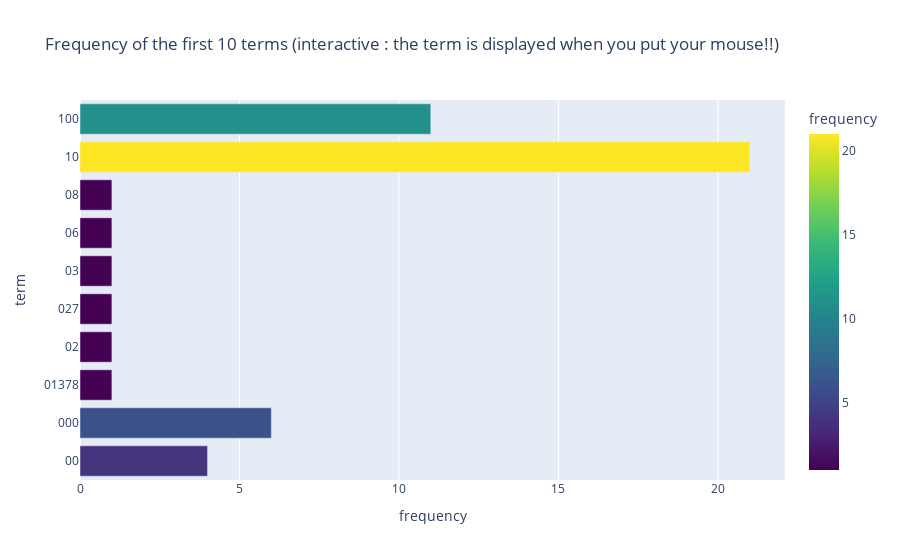

Write notebook code for a chart like this one.
### Markdown cell above
### >>> **Exercise 13 (take home):**

### Code cell
n = 10 # we just changed the value of n
df1 = pd.DataFrame({ 'term': count_vect.get_feature_names_out()[:n], 'frequency': term_frequencies[:n]})

#plot with plotly
fig = pyex.bar(df1, 
             x='frequency', 
             y='term',
             title='Frequency of the first 10 terms (interactive : the term is displayed when you put your mouse!!)',
             color='frequency',
             color_continuous_scale='viridis') 

fig.show()

### Figure 1 — Plotly figure (JSON) as saved in the notebook; plotly's stock layout.template omitted (floating-point values rounded to 4 significant figures)
{"data": [{"hovertemplate": "frequency=%{marker.color}<br>term=%{y}<extra></extra>", "legendgroup": "", "marker": {"color": [4, 6, 1, 1, 1, 1, 1, 1, 21, 11], "coloraxis": "coloraxis", "pattern": {"shape": ""}}, "name": "", "orientation": "h", "showlegend": false, "textposition": "auto", "type": "bar", "x": [4, 6, 1, 1, 1, 1, 1, 1, 21, 11], "xaxis": "x", "y": ["00", "000", "01378", "02", "027", "03", "06", "08", "10", "100"], "yaxis": "y"}], "layout": {"barmode": "relative", "coloraxis": {"colorbar": {"title": {"text": "frequency"}}, "colorscale": [[0, "#440154"], [0.1111, "#482878"], [0.2222, "#3e4989"], [0.3333, "#31688e"], [0.4444, "#26828e"], [0.5556, "#1f9e89"], [0.6667, "#35b779"], [0.7778, "#6ece58"], [0.8889, "#b5de2b"], [1, "#fde725"]]}, "legend": {"tracegroupgap": 0}, "title": {"text": "Frequency of the first 10 terms (interactive : the term is displayed when you put your mouse!!)"}, "xaxis": {"anchor": "y", "domain": [0, 1], "title": {"text": "frequency"}}, "yaxis": {"anchor": "x", "domain": [0, 1], "title": {"text": "term"}}}}
